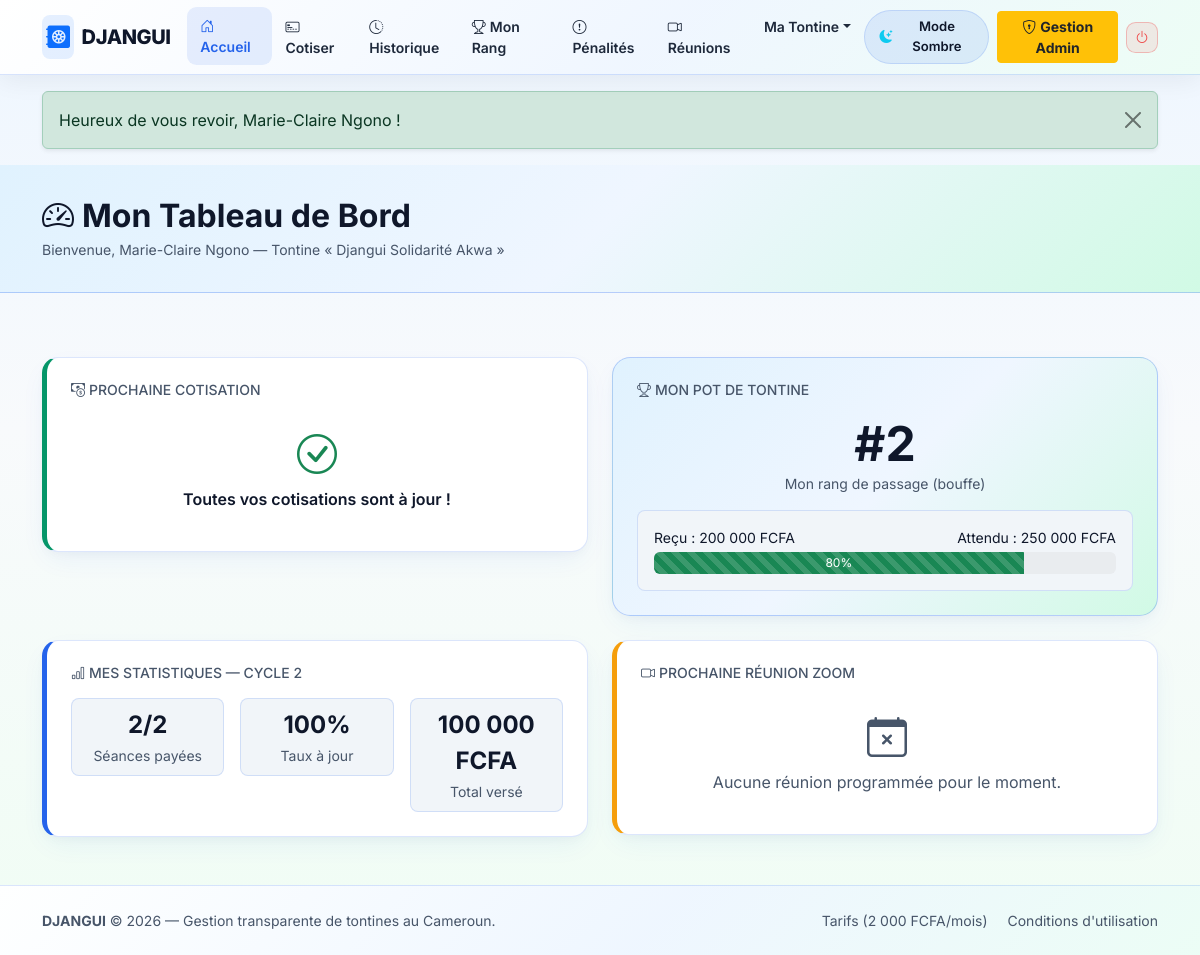
The page /member/dashboard.php (signed in) on the database its author committed.
### tables this page shows
CREATE TABLE users (
    id INT UNSIGNED AUTO_INCREMENT PRIMARY KEY,
    code_public VARCHAR(24) NOT NULL COMMENT 'Identifiant public pour le QR Code (sans donnees sensibles)',
    username VARCHAR(50) NOT NULL,
    password_hash VARCHAR(255) NOT NULL,
    nom_complet VARCHAR(120) NOT NULL,
    telephone VARCHAR(20) NOT NULL,
    email VARCHAR(150) DEFAULT NULL,
    numero_cni VARCHAR(60) DEFAULT NULL COMMENT 'Donnee sensible visible uniquement par l admin',
    role ENUM('admin', 'member') NOT NULL DEFAULT 'member',
    statut_membre ENUM('actif', 'inactif', 'sorti') NOT NULL DEFAULT 'actif',
    statut_validation ENUM('en_attente', 'accepte') NOT NULL DEFAULT 'accepte',
    canal_paiement ENUM('momo', 'om', 'especes') NOT NULL DEFAULT 'momo',
    telephone_paiement VARCHAR(20) NOT NULL COMMENT 'Numero MoMo/OM qui envoie les cotisations et recoit le pot',
    tentatives_echouees TINYINT UNSIGNED NOT NULL DEFAULT 0,
    blocage_jusqua DATETIME DEFAULT NULL,
    reset_token VARCHAR(100) DEFAULT NULL,
    reset_expire_at DATETIME DEFAULT NULL,
    tontine_id INT UNSIGNED DEFAULT NULL COMMENT '1 seule tontine autorisee par compte',
    created_at DATETIME NOT NULL DEFAULT CURRENT_TIMESTAMP,
    updated_at DATETIME NOT NULL DEFAULT CURRENT_TIMESTAMP ON UPDATE CURRENT_TIMESTAMP,

    CONSTRAINT uq_users_code_public UNIQUE (code_public),
    CONSTRAINT uq_users_username UNIQUE (username),
    CONSTRAINT uq_users_telephone UNIQUE (telephone),
    CONSTRAINT uq_users_email UNIQUE (email),
    INDEX idx_users_tontine_statut (tontine_id, statut_membre)
);

CREATE TABLE tontines (
    id INT UNSIGNED AUTO_INCREMENT PRIMARY KEY,
    code_tontine VARCHAR(20) NOT NULL,
    code_invitation VARCHAR(24) NOT NULL,
    nom VARCHAR(120) NOT NULL,
    description TEXT DEFAULT NULL,
    ville VARCHAR(80) NOT NULL DEFAULT 'Douala',
    devise CHAR(4) NOT NULL DEFAULT 'FCFA',
    solde_caisse_reserve DECIMAL(12,2) NOT NULL DEFAULT 0.00 COMMENT 'Caisse geree par l admin (penalites, bonus, reliquats)',
    statut ENUM('active', 'suspendue', 'fermee') NOT NULL DEFAULT 'active',
    date_debut_essai DATETIME NOT NULL,
    date_fin_essai DATETIME NOT NULL,
    statut_abonnement ENUM('essai', 'actif', 'expire') NOT NULL DEFAULT 'essai',
    abonnement_valide_jusqua DATETIME DEFAULT NULL,
    admin_id INT UNSIGNED NOT NULL COMMENT 'UNIQUE : 1 admin/secretaire ne gere qu une seule tontine',
    created_at DATETIME NOT NULL DEFAULT CURRENT_TIMESTAMP,
    updated_at DATETIME NOT NULL DEFAULT CURRENT_TIMESTAMP ON UPDATE CURRENT_TIMESTAMP,

    CONSTRAINT uq_tontines_code UNIQUE (code_tontine),
    CONSTRAINT uq_tontines_invitation UNIQUE (code_invitation),
    CONSTRAINT uq_tontines_admin UNIQUE (admin_id),
    CONSTRAINT chk_tontines_caisse CHECK (solde_caisse_reserve >= 0),
    CONSTRAINT fk_tontines_admin FOREIGN KEY (admin_id) REFERENCES users(id) ON DELETE RESTRICT ON UPDATE CASCADE,
    INDEX idx_tontines_statut (statut, statut_abonnement)
);

CREATE TABLE cycle_members (
    id INT UNSIGNED AUTO_INCREMENT PRIMARY KEY,
    cycle_id INT UNSIGNED NOT NULL,
    user_id INT UNSIGNED NOT NULL,
    rang_beneficiaire INT UNSIGNED DEFAULT NULL COMMENT 'Ordre du tirage au sort (1, 2, 3...)',
    date_prevue_pot DATE DEFAULT NULL,
    montant_pot_attendu DECIMAL(12,2) NOT NULL DEFAULT 0.00 COMMENT 'Total que ce bouffeur doit recevoir sur sa seance',
    montant_pot_recu DECIMAL(12,2) NOT NULL DEFAULT 0.00 COMMENT 'Cumul reel deja recu des cotisants',
    pot_totalement_recu TINYINT(1) NOT NULL DEFAULT 0 COMMENT '1 si montant_pot_recu >= montant_pot_attendu',
    date_reception_pot DATETIME DEFAULT NULL,
    created_at DATETIME NOT NULL DEFAULT CURRENT_TIMESTAMP,

    CONSTRAINT uq_cycle_member_unique UNIQUE (cycle_id, user_id),
    CONSTRAINT uq_cycle_rang_unique UNIQUE (cycle_id, rang_beneficiaire),
    CONSTRAINT fk_cm_cycle FOREIGN KEY (cycle_id) REFERENCES cycles(id) ON DELETE CASCADE ON UPDATE CASCADE,
    CONSTRAINT fk_cm_user FOREIGN KEY (user_id) REFERENCES users(id) ON DELETE RESTRICT ON UPDATE CASCADE,
    INDEX idx_cm_user (user_id)
);

CREATE TABLE cycles (
    id INT UNSIGNED AUTO_INCREMENT PRIMARY KEY,
    tontine_id INT UNSIGNED NOT NULL,
    numero_cycle INT UNSIGNED NOT NULL,
    titre VARCHAR(100) NOT NULL,
    montant_cotisation DECIMAL(12,2) NOT NULL,
    frequence ENUM('hebdo', 'bimensuel', 'mensuel') NOT NULL DEFAULT 'mensuel',
    jour_limite_paiement TINYINT UNSIGNED NOT NULL DEFAULT 5,
    montant_penalite_retard DECIMAL(12,2) NOT NULL DEFAULT 0.00,
    date_debut DATE NOT NULL,
    date_fin DATE DEFAULT NULL,
    statut ENUM('brouillon', 'actif', 'termine', 'annule') NOT NULL DEFAULT 'brouillon',
    date_tirage DATETIME DEFAULT NULL,
    tirage_verrouille TINYINT(1) NOT NULL DEFAULT 0,
    auteur_tirage_id INT UNSIGNED DEFAULT NULL,
    created_at DATETIME NOT NULL DEFAULT CURRENT_TIMESTAMP,

    CONSTRAINT uq_cycles_tontine_numero UNIQUE (tontine_id, numero_cycle),
    CONSTRAINT chk_cycles_montant CHECK (montant_cotisation > 0),
    CONSTRAINT chk_cycles_penalite CHECK (montant_penalite_retard >= 0),
    CONSTRAINT fk_cycles_tontine FOREIGN KEY (tontine_id) REFERENCES tontines(id) ON DELETE CASCADE ON UPDATE CASCADE,
    CONSTRAINT fk_cycles_auteur_tirage FOREIGN KEY (auteur_tirage_id) REFERENCES users(id) ON DELETE SET NULL ON UPDATE CASCADE,
    INDEX idx_cycles_tontine_statut (tontine_id, statut)
);

### includes/functions.php (called while the page is built, shortened)
<?php
function e($texte) {
    return htmlspecialchars((string)$texte, ENT_QUOTES, 'UTF-8');
}
function format_fcfa($montant) {
    return number_format((float)$montant, 0, ',', ' ') . ' FCFA';
}

### member/dashboard.php (the view, shortened to what this page needs)
<?php
require_once __DIR__ . '/../includes/db.php';
require_once __DIR__ . '/../includes/functions.php';
$tontine_id = (int)$_SESSION['tontine_id'];
$user_id    = (int)$_SESSION['user_id'];
$stmtUser = $pdo->prepare("SELECT nom_complet, role, canal_paiement FROM users WHERE id = ?");
$stmtUser->execute([$user_id]);
$user = $stmtUser->fetch();
$stmtTontine = $pdo->prepare("SELECT nom, solde_caisse_reserve FROM tontines WHERE id = ?");
$stmtTontine->execute([$tontine_id]);
$tontine = $stmtTontine->fetch();
$stmtCycle = $pdo->prepare("SELECT * FROM cycles WHERE tontine_id = ? AND statut = 'actif' LIMIT 1");
$stmtCycle->execute([$tontine_id]);
$cycle = $stmtCycle->fetch();
$mon_cycle_member     = null;
$prochaine_cotisation = null;
$nb_payees            = 0;
$nb_total_seances     = 0;
$total_verse          = 0.0;
if ($cycle) {
    $stmtCM = $pdo->prepare("SELECT * FROM cycle_members WHERE cycle_id = ? AND user_id = ? LIMIT 1");
    $stmtCM->execute([(int)$cycle['id'], $user_id]);
    $mon_cycle_member = $stmtCM->fetch();
    if ($mon_cycle_member) {
        $stmtNext = $pdo->prepare("
            SELECT
                c.id,
                c.numero_seance,
                c.date_echeance,
                c.montant_attendu,
                u_ben.nom_complet AS ben_nom
            FROM contributions c
            JOIN cycle_members cm_ben ON cm_ben.id = c.beneficiaire_cycle_member_id
            JOIN users u_ben ON u_ben.id = cm_ben.user_id
            WHERE c.cycle_member_id = ?
              AND (c.statut != 'paye' AND c.montant_paye < c.montant_attendu)
            ORDER BY c.numero_seance ASC
            LIMIT 1
        ");
        $stmtNext->execute([(int)$mon_cycle_member['id']]);
        $prochaine_cotisation = $stmtNext->fetch();
        $stmtTotal = $pdo->prepare("SELECT COUNT(*) FROM contributions WHERE cycle_member_id = ?");
        $stmtTotal->execute([(int)$mon_cycle_member['id']]);
        $nb_total_seances = (int)$stmtTotal->fetchColumn();
        $stmtPayees = $pdo->prepare("
            SELECT COUNT(*) FROM contributions
            WHERE cycle_member_id = ? AND (statut = 'paye' OR montant_paye >= montant_attendu)
        ");
        $stmtPayees->execute([(int)$mon_cycle_member['id']]);
        $nb_payees = (int)$stmtPayees->fetchColumn();
        $stmtVerse = $pdo->prepare("
            SELECT COALESCE(SUM(montant_total), 0)
            FROM payments
            WHERE paye_par_user_id = ? AND statut_paiement = 'valide'
        ");
        $stmtVerse->execute([$user_id]);
        $total_verse = (float)$stmtVerse->fetchColumn();
    }
}
$stmtReunion = $pdo->prepare("
    SELECT titre, date_heure, lien_zoom
    FROM meetings
    WHERE tontine_id = ? AND statut = 'publiee' AND date_heure >= NOW()
    ORDER BY date_heure ASC
    LIMIT 1
");
$stmtReunion->execute([$tontine_id]);
$prochaine_reunion = $stmtReunion->fetch();
$pot_recu        = $mon_cycle_member ? (float)$mon_cycle_member['montant_pot_recu'] : 0.0;
$pot_attendu     = $mon_cycle_member ? (float)$mon_cycle_member['montant_pot_attendu'] : 0.0;
$pct_pot         = ($pot_attendu > 0) ? round(($pot_recu / $pot_attendu) * 100) : 0;
$pct_cotisations = ($nb_total_seances > 0) ? round(($nb_payees / $nb_total_seances) * 100) : 0;
$est_en_retard   = ($prochaine_cotisation && strtotime($prochaine_cotisation['date_echeance']) < strtotime(date('Y-m-d')));
require_once __DIR__ . '/../includes/header.php';
require_once __DIR__ . '/../includes/navbar.php';
?>
<div class="page-header-dark">
    <div class="container">
        <h2 class="fw-bold mb-1"><i class="bi bi-speedometer2 me-2"></i>Mon Tableau de Bord</h2>
        <p class="text-muted mb-0 small">
            Bienvenue, <?= e($user['nom_complet']) ?> — Tontine « <?= e($tontine['nom']) ?> »
        </p>
    </div>
</div>
<div class="container pb-5">
    <?php if (!$cycle): ?>
        <div class="card card-djangui hover-lift p-4 text-center mt-4">
            <i class="bi bi-info-circle display-4 text-muted"></i>
            <h5 class="mt-3">Aucun cycle actif</h5>
            <p class="text-muted">La secrétaire n'a pas encore lancé de cycle de cotisation.</p>
        </div>
    <?php else: ?>
        <div class="row g-4 mt-2">
            <div class="col-lg-6">
                <div class="card card-djangui hover-lift p-4 border-left-<?= $est_en_retard ? 'danger' : 'emerald' ?>">
                    <h6 class="text-uppercase text-muted small mb-3"><i class="bi bi-cash-coin me-1"></i>Prochaine Cotisation</h6>
                    <?php if ($prochaine_cotisation): ?>
                        <div class="p-3 rounded-3 box-adaptive mb-3">
                            <div class="d-flex justify-content-between align-items-center mb-2">
                                <span class="fw-bold">Séance n°<?= (int)$prochaine_cotisation['numero_seance'] ?></span>
                                <span class="badge bg-<?= $est_en_retard ? 'danger' : 'primary' ?>">
                                    <?= $est_en_retard ? 'EN RETARD' : 'À payer' ?>
                                </span>
                            </div>
                            <p class="mb-1"><strong>Montant :</strong> <?= format_fcfa($prochaine_cotisation['montant_attendu']) ?></p>
                            <p class="mb-1"><strong>Date limite :</strong> <?= date('d/m/Y', strtotime($prochaine_cotisation['date_echeance'])) ?></p>
                            <p class="mb-0"><strong>Bouffeur :</strong> <?= e($prochaine_cotisation['ben_nom']) ?></p>
                        </div>
                        <a href="<?= BASE_URL ?>/member/contributions.php" class="btn btn-glow-emerald w-100">
                            <i class="bi bi-credit-card me-1"></i>Payer maintenant
                        </a>
                    <?php else: ?>
                        <div class="text-center py-3">
                            <i class="bi bi-check-circle display-6 text-success"></i>
                            <p class="mt-2 mb-0 fw-semibold">Toutes vos cotisations sont à jour !</p>
                        </div>
                    <?php endif; ?>
                </div>
            </div>
            <div class="col-lg-6">
                <div class="card-accent-djangui hover-lift p-4">
                    <h6 class="text-uppercase text-muted small mb-3"><i class="bi bi-trophy me-1"></i>Mon Pot de Tontine</h6>
                    <?php if ($mon_cycle_member && $mon_cycle_member['rang_beneficiaire']): ?>
                        <div class="text-center mb-3">
                            <span class="display-5 fw-bold">#<?= (int)$mon_cycle_member['rang_beneficiaire'] ?></span>
                            <p class="text-muted small mb-0">Mon rang de passage (bouffe)</p>
                        </div>
                        <div class="p-3 rounded-3 box-adaptive">
                            <div class="d-flex justify-content-between small mb-1">
                                <span>Reçu : <?= format_fcfa($pot_recu) ?></span>
                                <span>Attendu : <?= format_fcfa($pot_attendu) ?></span>
                            </div>
                            <div class="progress" style="height: 22px;">
                                <div class="progress-bar bg-success progress-bar-striped" role="progressbar" style="width: <?= $pct_pot ?>%">
                                    <?= $pct_pot ?>%
                                </div>
                            </div>
                        </div>
                    <?php endif; ?>
                </div>
            </div>
            <div class="col-lg-6">
                <div class="card card-djangui hover-lift p-4 border-left-navy">
                    <h6 class="text-uppercase text-muted small mb-3"><i class="bi bi-bar-chart me-1"></i>Mes Statistiques — Cycle <?= (int)$cycle['numero_cycle'] ?></h6>
                    <div class="row text-center g-3">
                        <div class="col-4">
                            <div class="p-2 rounded-3 box-adaptive">
                                <span class="d-block fs-4 fw-bold"><?= $nb_payees ?>/<?= $nb_total_seances ?></span>
                                <small class="text-muted">Séances payées</small>
                            </div>
                        </div>
                        <div class="col-4">
                            <div class="p-2 rounded-3 box-adaptive">
                                <span class="d-block fs-4 fw-bold"><?= $pct_cotisations ?>%</span>
                                <small class="text-muted">Taux à jour</small>
                            </div>
                        </div>
                        <div class="col-4">
                            <div class="p-2 rounded-3 box-adaptive">
                                <span class="d-block fs-4 fw-bold"><?= format_fcfa($total_verse) ?></span>
                                <small class="text-muted">Total versé</small>
                            </div>
                        </div>
                    </div>
                </div>
            </div>
            <div class="col-lg-6">
                <div class="card card-djangui hover-lift p-4 border-left-warning">
                    <h6 class="text-uppercase text-muted small mb-3"><i class="bi bi-camera-video me-1"></i>Prochaine Réunion Zoom</h6>
                    <?php if ($prochaine_reunion): ?>
                        <div class="p-3 rounded-3 box-adaptive">
                            <p class="fw-bold mb-1"><?= e($prochaine_reunion['titre']) ?></p>
                            <p class="mb-1"><i class="bi bi-calendar-event me-1"></i><?= date('d/m/Y à H:i', strtotime($prochaine_reunion['date_heure'])) ?></p>
                        </div>
                        <?php if (!empty($prochaine_reunion['lien_zoom'])): ?>
                            <a href="<?= e($prochaine_reunion['lien_zoom']) ?>" target="_blank" class="btn btn-glow-blue w-100 mt-3">
                                <i class="bi bi-camera-video-fill me-1"></i>Rejoindre la réunion
                            </a>
                        <?php endif; ?>
                    <?php else: ?>
                        <div class="text-center py-3">
                            <i class="bi bi-calendar-x display-6 text-muted"></i>
                            <p class="mt-2 mb-0 text-muted">Aucune réunion programmée pour le moment.</p>
                        </div>
                    <?php endif; ?>
                </div>
            </div>
        </div>
    <?php endif; ?>
</div>
<?php require_once __DIR__ . '/../includes/footer.php'; ?>

### rows shown on the page
users: nom_complet "Marie-Claire Ngono"
tontines: nom "Djangui Solidarité Akwa"
cycle_members: rang_beneficiaire "2", montant_pot_recu "200 000 FCFA", montant_pot_attendu "250 000 FCFA", pct_pot "80"
cycles: numero_cycle "2"

### other values the page prints
$_SESSION['flash_texte'] "Heureux de vous revoir, Marie-Claire Ngono !"
$nb_payees "2"
$nb_total_seances "2"
$pct_cotisations "100"
format_fcfa($total_verse) "100 000 FCFA"
